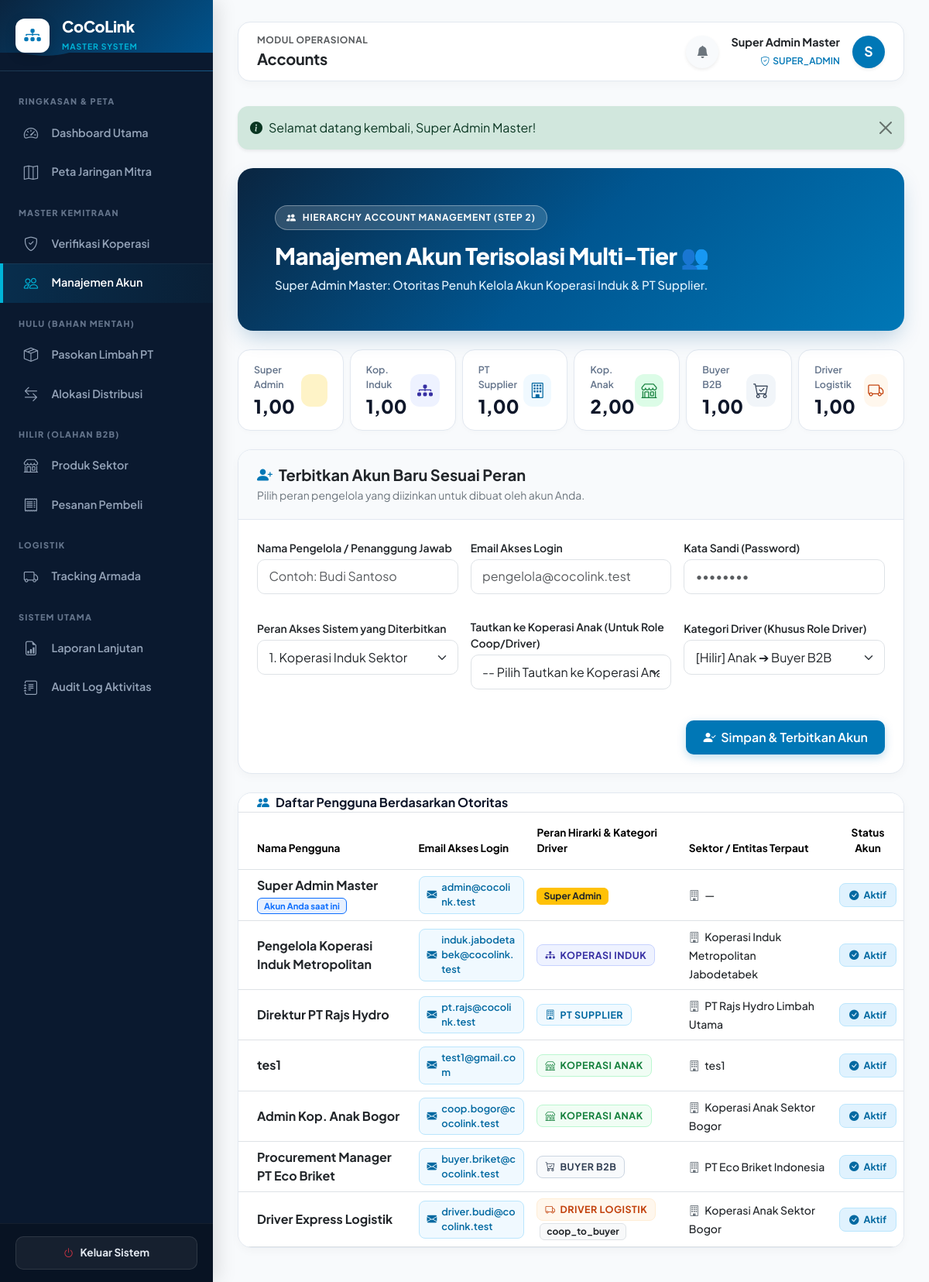
The app's page /index.php?page=accounts (signed in) with its own data.
### tables this page shows
CREATE TABLE `users` (
  `id` int(11) NOT NULL,
  `name` varchar(255) NOT NULL,
  `email` varchar(191) NOT NULL,
  `password` varchar(255) NOT NULL,
  `role` enum('super_admin','induk','supplier','coop','buyer','driver') NOT NULL,
  `driver_type` enum('pt_to_induk','induk_to_coop','coop_to_buyer') DEFAULT 'coop_to_buyer',
  `supplier_id` int(11) DEFAULT NULL,
  `coop_id` int(11) DEFAULT NULL,
  `buyer_id` int(11) DEFAULT NULL,
  `is_active` tinyint(1) DEFAULT 1,
  `created_at` datetime DEFAULT current_timestamp()
);

CREATE TABLE `suppliers` (
  `id` int(11) NOT NULL,
  `legal_name` varchar(255) NOT NULL,
  `nib` varchar(100) DEFAULT NULL,
  `email` varchar(191) DEFAULT NULL,
  `phone` varchar(50) DEFAULT NULL,
  `address` text DEFAULT NULL,
  `city` varchar(100) DEFAULT NULL,
  `province` varchar(100) DEFAULT NULL,
  `status` enum('pending','verified','rejected') DEFAULT 'verified',
  `latitude` decimal(10,8) DEFAULT NULL,
  `longitude` decimal(11,8) DEFAULT NULL,
  `created_at` datetime DEFAULT current_timestamp()
);

CREATE TABLE `cooperatives` (
  `id` int(11) NOT NULL,
  `supplier_id` int(11) DEFAULT NULL,
  `name` varchar(255) NOT NULL,
  `city` varchar(100) DEFAULT NULL,
  `address` text DEFAULT NULL,
  `status` enum('pending','verified','rejected') DEFAULT 'verified',
  `specialty_raw_type_id` int(11) DEFAULT NULL,
  `latitude` decimal(10,8) DEFAULT NULL,
  `longitude` decimal(11,8) DEFAULT NULL,
  `created_at` datetime DEFAULT current_timestamp()
);

CREATE TABLE `buyer_profiles` (
  `id` int(11) NOT NULL,
  `company_name` varchar(255) NOT NULL,
  `nib` varchar(100) DEFAULT NULL,
  `email` varchar(191) DEFAULT NULL,
  `phone` varchar(50) DEFAULT NULL,
  `address` text DEFAULT NULL,
  `city` varchar(100) DEFAULT NULL,
  `created_at` datetime DEFAULT current_timestamp()
);

### app/views/pages/accounts.php (the view, shortened to what the rows shown need)
<?php
function page_accounts(array $u): void {
    must_role(['super_admin', 'induk', 'coop']);
    $isSuper = $u['role'] === 'super_admin';
    $isInduk = $u['role'] === 'induk';
    if ($isSuper) {
        $users = rows("SELECT u.*,
                      s.legal_name AS supplier_name,
                      c.name AS coop_name,
                      b.company_name AS buyer_name,
                      (SELECT COUNT(*) FROM cooperatives WHERE supplier_id = u.supplier_id AND status='verified') AS child_coop_count
                      FROM users u
                      LEFT JOIN suppliers s ON s.id=u.supplier_id
                      LEFT JOIN cooperatives c ON c.id=u.coop_id
                      LEFT JOIN buyer_profiles b ON b.id=u.buyer_id
                      ORDER BY FIELD(u.role, 'super_admin', 'induk', 'supplier', 'coop', 'buyer', 'driver'), u.id DESC");
    }
?>
<div class="accounts-page-container">
    <div class="card border-0 mb-4 ocean-banner-card">
        <div class="card-body p-4 p-md-5 position-relative" style="z-index: 1;">
            <div class="d-flex justify-content-between align-items-center flex-wrap gap-3">
                <div>
                    <h2 class="banner-title mb-2">Manajemen Akun Terisolasi Multi-Tier 👥</h2>
                </div>
            </div>
        </div>
    </div>
    <div class="table-wrapper-card mb-3">
        <div class="table-responsive">
            <table class="table table-hover align-middle mb-0" id="accountsTable">
                <thead class="bg-light">
                    <tr style="font-size:0.85rem; color:#475569;">
                        <th class="ps-4 py-3">Nama Pengguna</th>
                        <th class="py-3">Email Akses Login</th>
                        <th class="py-3">Peran Hirarki &amp; Kategori Driver</th>
                        <th class="py-3">Sektor / Entitas Terpaut</th>
                        <th class="text-center py-3">Status Akun</th>
                    </tr>
                </thead>
                <tbody>
                <?php foreach ($users as $usr):
                    $roleKey = strtolower($usr['role']);
                ?>
                    <tr>
                        <td class="ps-4">
                            <strong class="text-dark d-block fw-bold"><?= e($usr['name']) ?></strong>
                            <?php if ((int)$usr['id'] === (int)$u['id']): ?>
                                <span class="badge bg-primary bg-opacity-10 text-primary border border-primary px-2 py-0.5 mt-1" style="font-size:0.7rem;">Akun Anda saat ini</span>
                            <?php endif; ?>
                        </td>
                        <td>
                            <span class="email-chip"><i class="bi bi-envelope-fill"></i><?= e($usr['email']) ?></span>
                        </td>
                        <td>
                            <?php if ($roleKey === 'super_admin'): ?>
                                <span class="badge bg-warning bg-opacity-20 text-dark border border-warning px-2 py-1 rounded fw-bold"><i class="bi bi-crown-fill"></i> Super Admin</span>
                            <?php elseif ($roleKey === 'induk'): ?>
                                <span class="role-chip role-chip-induk"><i class="bi bi-diagram-3-fill"></i> Koperasi Induk</span>
                            <?php elseif ($roleKey === 'supplier'): ?>
                                <span class="role-chip role-chip-supplier"><i class="bi bi-building"></i> PT Supplier</span>
                            <?php elseif ($roleKey === 'coop'): ?>
                                <span class="role-chip role-chip-coop"><i class="bi bi-shop"></i> Koperasi Anak</span>
                            <?php elseif ($roleKey === 'buyer'): ?>
                                <span class="role-chip role-chip-buyer"><i class="bi bi-cart-check"></i> Buyer B2B</span>
                            <?php elseif ($roleKey === 'driver'): ?>
                                <span class="role-chip role-chip-driver"><i class="bi bi-truck"></i> Driver Logistik</span>
                                <span class="badge bg-light text-dark border ms-1"><?= e($usr['driver_type'] ?? 'coop_to_buyer') ?></span>
                            <?php endif; ?>
                        </td>
                        <td>
                            <span class="fw-medium text-dark small">
                                <i class="bi bi-building me-1 text-secondary"></i>
                                <?= e($usr['coop_name'] ?: ($usr['supplier_name'] ?: ($usr['buyer_name'] ?: '—'))) ?>
                            </span>
                        </td>
                        <td class="text-center">
                            <span class="status-active-chip"><i class="bi bi-check-circle-fill"></i>Aktif</span>
                        </td>
                    </tr>
                <?php endforeach; ?>
                </tbody>
            </table>
        </div>
    </div>
</div>
<?php } ?>

### app/views/layout.php (shortened to what the rows shown need)
<?php
function render_layout(string $page, array $u, callable $contentRenderer): void {
?>
<!doctype html>
<html lang="id">
<head>
    <link href="https://cdn.jsdelivr.net/npm/bootstrap@5.3.2/dist/css/bootstrap.min.css" rel="stylesheet">
    <link rel="stylesheet" href="https://cdn.jsdelivr.net/npm/bootstrap-icons@1.11.2/font/bootstrap-icons.min.css">
</head>
<body>
<div class="wrapper">
    <main class="main-content">
        <header class="top-navbar d-flex justify-content-between align-items-center">
            <div class="d-flex align-items-center gap-2 gap-md-3">
                <div class="dropdown">
                    <button class="btn btn-light position-relative rounded-circle p-2 border-0 shadow-sm" type="button" data-bs-toggle="dropdown" aria-expanded="false" style="width: 42px; height: 42px; background: #F8FAFC;">
                    </button>
                </div>
                <div class="d-none d-md-block text-end">
                    <div class="fw-bold text-dark" style="font-size:0.9rem;"><?= e($u['name'] ?? 'User') ?></div>
                    <span class="fw-semibold" style="font-size:0.75rem; color:var(--ocean-primary);"><i class="bi bi-shield-check me-1"></i><?= e(strtoupper($u['role'] ?? 'GUEST')) ?></span>
                </div>
                <div class="text-white rounded-circle d-flex justify-content-center align-items-center fw-bold shadow-sm" style="width:42px; height:42px; font-size:1.1rem; background: var(--ocean-primary);">
                    <?= strtoupper(substr(($u['name'] ?? 'U'), 0, 1)) ?>
                </div>
            </div>
        </header>
        <?php $contentRenderer(); ?>
    </main>
</div>
</body>
</html>
<?php
}

### records on screen
users: name "Super Admin Master", role "SUPER_ADMIN", name "S", shows "Akun Anda saat ini", email "admin@cocolink.test", buyer_name "—"
users: name "Pengelola Koperasi Induk Metropolitan", email "induk.jabodetabek@cocolink.test", role "induk" (drawn), supplier.legal_name "Koperasi Induk Metropolitan Jabodetabek"
users: name "Direktur PT Rajs Hydro", email "pt.rajs@cocolink.test", role "supplier" (drawn), supplier.legal_name "PT Rajs Hydro Limbah Utama"
cooperatives: users.name "tes1", users.email "test1@gmail.com", shows "KOPERASI ANAK", name "tes1"
cooperatives: users.name "Admin Kop. Anak Bogor", users.email "coop.bogor@cocolink.test", shows "KOPERASI ANAK", name "Koperasi Anak Sektor Bogor", users.name "Driver Express Logistik", users.email "driver.budi@cocolink.test", users.driver_type "coop_to_buyer"
users: name "Procurement Manager PT Eco Briket", email "buyer.briket@cocolink.test", role "buyer" (drawn), buyer_profiles.company_name "PT Eco Briket Indonesia"

### other values on screen
$groupName "RINGKASAN & PETA"
$item['label'] "Dashboard Utama"
$item['label'] "Peta Jaringan Mitra"
$groupName "MASTER KEMITRAAN"
$item['label'] "Verifikasi Koperasi"
$item['label'] "Manajemen Akun"
$groupName "HULU (BAHAN MENTAH)"
$item['label'] "Pasokan Limbah PT"
$item['label'] "Alokasi Distribusi"
$groupName "HILIR (OLAHAN B2B)"
$item['label'] "Produk Sektor"
$item['label'] "Pesanan Pembeli"
$groupName "LOGISTIK"
$item['label'] "Tracking Armada"
$groupName "SISTEM UTAMA"
